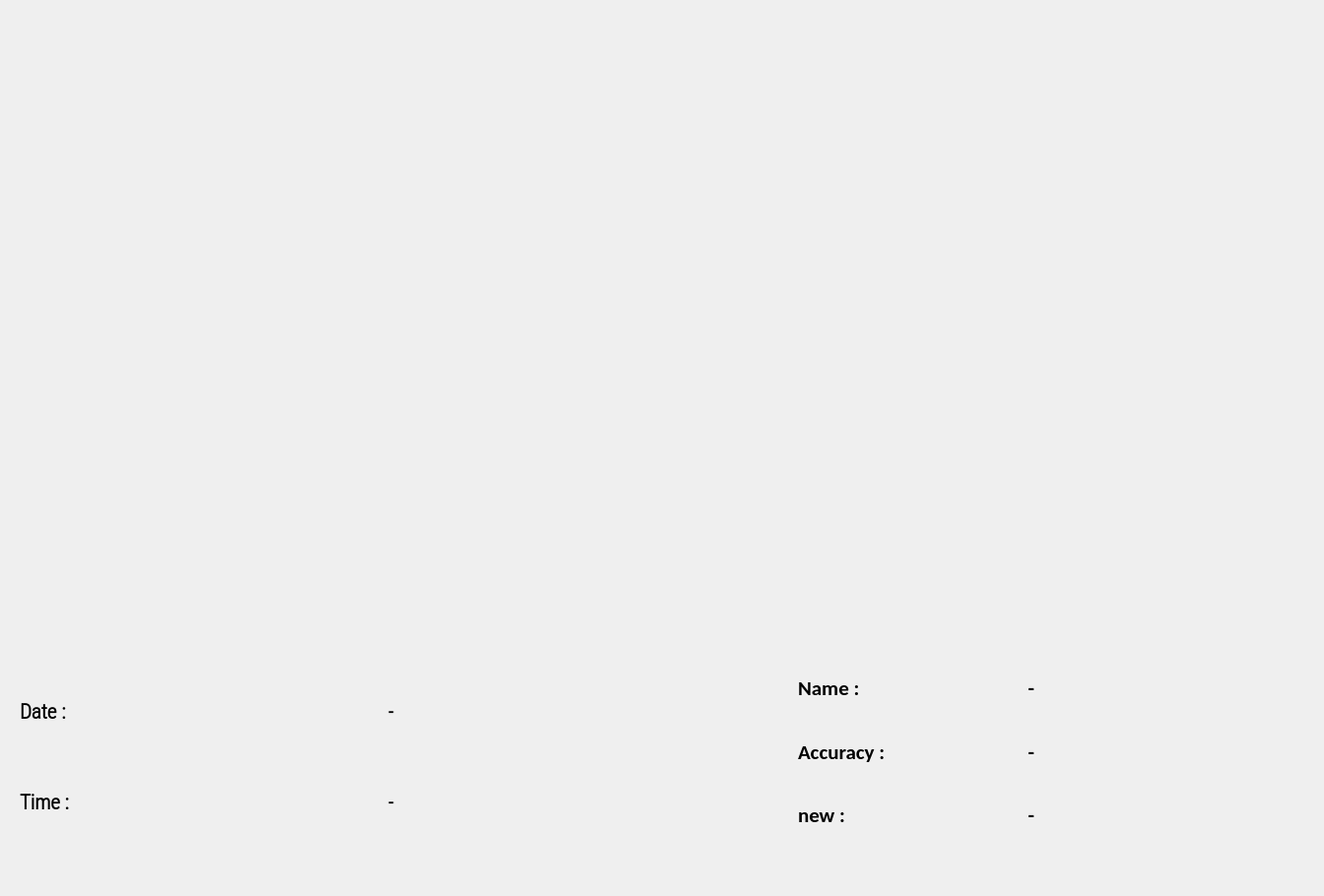
<?xml version="1.0" encoding="UTF-8"?>
<ui version="4.0">
 <class>OutputDialog</class>
 <widget class="QDialog" name="OutputDialog">
  <property name="geometry">
   <rect>
    <x>0</x>
    <y>0</y>
    <width>1344</width>
    <height>910</height>
   </rect>
  </property>
  <property name="minimumSize">
   <size>
    <width>0</width>
    <height>0</height>
   </size>
  </property>
  <property name="maximumSize">
   <size>
    <width>2160</width>
    <height>1440</height>
   </size>
  </property>
  <property name="font">
   <font>
    <family>Calibri</family>
    <weight>75</weight>
    <bold>true</bold>
   </font>
  </property>
  <property name="windowTitle">
   <string>GUI for Kavach</string>
  </property>
  <property name="windowIcon">
   <iconset resource="resource.qrc">
    <normaloff>:/icon/icon.png</normaloff>:/icon/icon.png</iconset>
  </property>
  <widget class="QLabel" name="img_feed">
   <property name="geometry">
    <rect>
     <x>10</x>
     <y>10</y>
     <width>720</width>
     <height>640</height>
    </rect>
   </property>
   <property name="minimumSize">
    <size>
     <width>720</width>
     <height>640</height>
    </size>
   </property>
   <property name="maximumSize">
    <size>
     <width>720</width>
     <height>640</height>
    </size>
   </property>
   <property name="text">
    <string/>
   </property>
   <property name="alignment">
    <set>Qt::AlignCenter</set>
   </property>
  </widget>
  <widget class="QWidget" name="gridLayoutWidget">
   <property name="geometry">
    <rect>
     <x>20</x>
     <y>680</y>
     <width>741</width>
     <height>178</height>
    </rect>
   </property>
   <layout class="QGridLayout" name="gridLayout_2">
    <item row="0" column="1">
     <widget class="QLabel" name="date_label">
      <property name="font">
       <font>
        <family>Roboto Condensed Light</family>
        <pointsize>15</pointsize>
        <weight>75</weight>
        <bold>true</bold>
       </font>
      </property>
      <property name="text">
       <string>-</string>
      </property>
     </widget>
    </item>
    <item row="1" column="0">
     <widget class="QLabel" name="label_2">
      <property name="font">
       <font>
        <family>Roboto Condensed Light</family>
        <pointsize>16</pointsize>
        <weight>75</weight>
        <bold>true</bold>
       </font>
      </property>
      <property name="text">
       <string>Time :</string>
      </property>
     </widget>
    </item>
    <item row="1" column="1">
     <widget class="QLabel" name="time_label">
      <property name="font">
       <font>
        <family>Roboto Condensed Light</family>
        <pointsize>15</pointsize>
        <weight>75</weight>
        <bold>true</bold>
       </font>
      </property>
      <property name="text">
       <string>-</string>
      </property>
     </widget>
    </item>
    <item row="0" column="0">
     <widget class="QLabel" name="label">
      <property name="font">
       <font>
        <family>Roboto Condensed Light</family>
        <pointsize>16</pointsize>
        <weight>75</weight>
        <bold>true</bold>
       </font>
      </property>
      <property name="text">
       <string>Date :</string>
      </property>
     </widget>
    </item>
   </layout>
  </widget>
  <widget class="QLabel" name="number_plate">
   <property name="geometry">
    <rect>
     <x>850</x>
     <y>60</y>
     <width>400</width>
     <height>120</height>
    </rect>
   </property>
   <property name="minimumSize">
    <size>
     <width>400</width>
     <height>120</height>
    </size>
   </property>
   <property name="maximumSize">
    <size>
     <width>400</width>
     <height>120</height>
    </size>
   </property>
   <property name="text">
    <string/>
   </property>
   <property name="alignment">
    <set>Qt::AlignCenter</set>
   </property>
  </widget>
  <widget class="QWidget" name="horizontalLayoutWidget_2">
   <property name="geometry">
    <rect>
     <x>810</x>
     <y>670</y>
     <width>451</width>
     <height>187</height>
    </rect>
   </property>
   <layout class="QHBoxLayout" name="horizontalLayout_2">
    <item>
     <layout class="QVBoxLayout" name="verticalLayout">
      <item>
       <widget class="QLabel" name="name">
        <property name="font">
         <font>
          <pointsize>16</pointsize>
         </font>
        </property>
        <property name="text">
         <string>Name :</string>
        </property>
       </widget>
      </item>
      <item>
       <widget class="QLabel" name="accuracy">
        <property name="font">
         <font>
          <pointsize>16</pointsize>
         </font>
        </property>
        <property name="text">
         <string>Accuracy :</string>
        </property>
       </widget>
      </item>
      <item>
       <widget class="QLabel" name="mis">
        <property name="font">
         <font>
          <pointsize>16</pointsize>
         </font>
        </property>
        <property name="text">
         <string>new :</string>
        </property>
       </widget>
      </item>
     </layout>
    </item>
    <item>
     <layout class="QVBoxLayout" name="verticalLayout_2">
      <item>
       <widget class="QLabel" name="name_label">
        <property name="font">
         <font>
          <pointsize>16</pointsize>
         </font>
        </property>
        <property name="text">
         <string> - </string>
        </property>
       </widget>
      </item>
      <item>
       <widget class="QLabel" name="acc_label">
        <property name="font">
         <font>
          <pointsize>16</pointsize>
         </font>
        </property>
        <property name="text">
         <string> -</string>
        </property>
       </widget>
      </item>
      <item>
       <widget class="QLabel" name="mis_label">
        <property name="font">
         <font>
          <pointsize>16</pointsize>
         </font>
        </property>
        <property name="text">
         <string> - </string>
        </property>
       </widget>
      </item>
     </layout>
    </item>
   </layout>
  </widget>
 </widget>
 <resources>
  <include location="resource.qrc"/>
 </resources>
 <connections/>
</ui>
